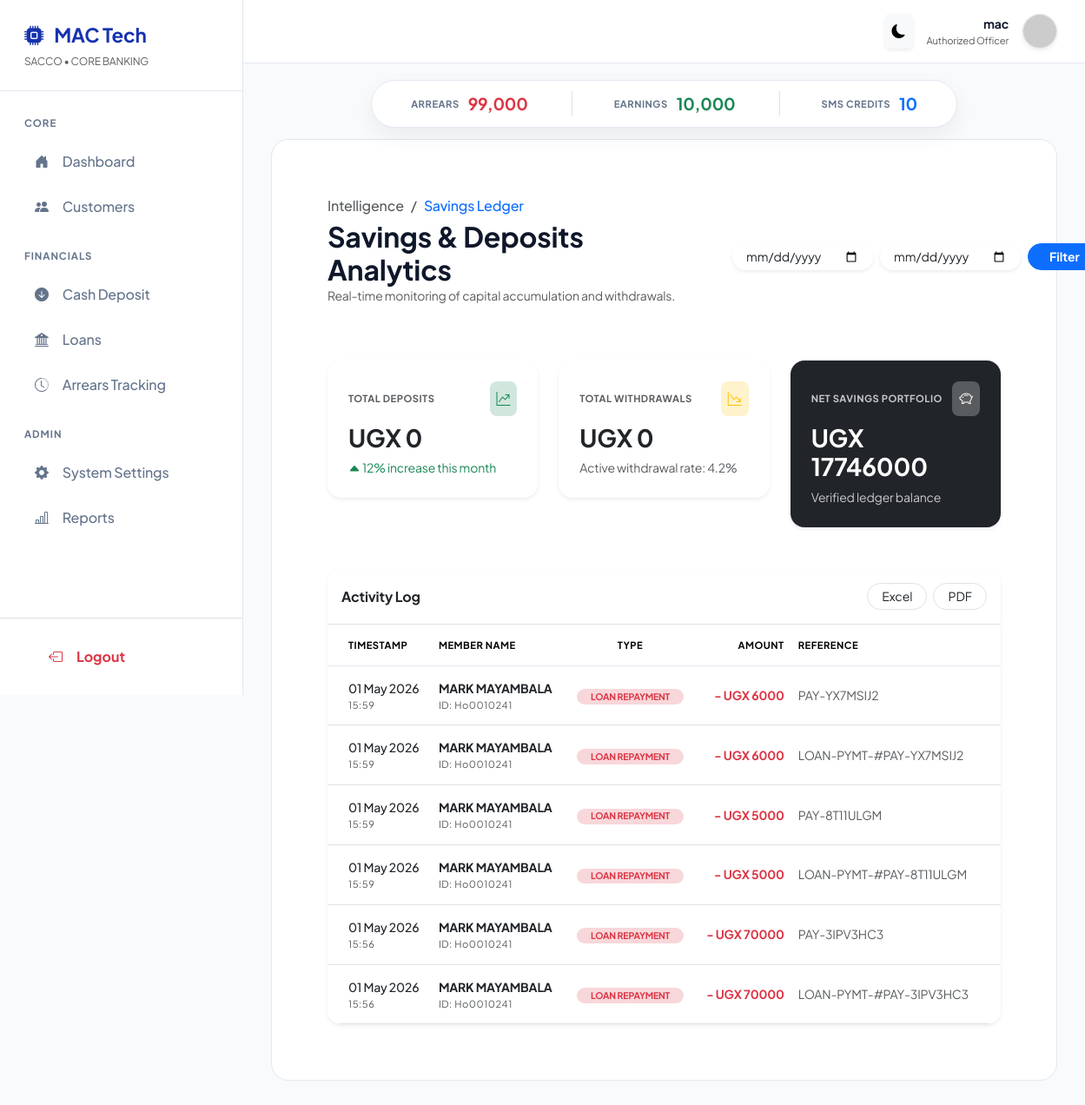
The app's page /reports/savings/ (signed in) with its own data.
### finance/models.py (models this page shows)
class Transaction(models.Model):
    T_TYPES = (
        ('deposit', 'Deposit'),
        ('withdrawal', 'Withdrawal'),
        ('disbursement', 'Loan Disbursement'), # Money added to savings from a loan
        ('repayment', 'Loan Repayment'),       # Money taken from savings to pay loan
        ('penalty', 'Penalty')
    )
    member = models.ForeignKey(Member, on_delete=models.CASCADE)
    amount = models.DecimalField(max_digits=12, decimal_places=2)
    type = models.CharField(max_length=20, choices=T_TYPES)
    timestamp = models.DateTimeField(auto_now_add=True)
    reference = models.CharField(max_length=100, blank=True, null=True)

### members/models.py (models this page shows, shortened)
class Member(models.Model):
    GENDER_CHOICES = [
        ('Male', 'Male'),
        ('Female', 'Female'),
        ('Other', 'Other'),
    ]
    gender = models.CharField(
        max_length=10,
        choices=GENDER_CHOICES,
        default='Male'
    )
    member_number = models.CharField(max_length=20, unique=True)
    first_name = models.CharField(max_length=50)
    last_name = models.CharField(max_length=50)
    phone_number = models.CharField(max_length=15)
    email = models.EmailField(blank=True, null=True)
    dob = models.DateField(blank=True, null=True, verbose_name="Date of Birth")
    nin = models.CharField(
        max_length=20,
        blank=True,
        null=True,
        unique=True,
        verbose_name="National ID Number (NIN)"
    )
    card_number = models.CharField(
        max_length=30,
        blank=True,
        null=True,
        verbose_name="Membership Card Number"
    )
    alternative_phone = models.CharField(
        max_length=15,
        blank=True,
        null=True,
        verbose_name="Alternative Phone Number"
    )
    physical_address = models.TextField(
        blank=True,
        null=True,
        verbose_name="Physical Address / Residence"
    )
    village = models.CharField(max_length=100, blank=True, null=True)
    parish = models.CharField(max_length=100, blank=True, null=True)
    district = models.CharField(max_length=100, blank=True, null=True)
    photo = models.ImageField(upload_to='members/photos/', blank=True, null=True)
    id_front = models.ImageField(upload_to='members/ids/', blank=True, null=True)
    signature = models.ImageField(upload_to='members/signatures/', blank=True, null=True)
    date_joined = models.DateField(auto_now_add=True)
    class Meta:
        ordering = ['member_number']

### finance/views.py (the view)
# urls.py: path('reports/savings/', views.savings_report, name='savings_report'),
def savings_report(request):
    start_date = request.GET.get('start_date')
    end_date = request.GET.get('end_date')
    txs = Transaction.objects.select_related('member')
    if start_date:
        txs = txs.filter(timestamp__date__gte=start_date)
    if end_date:
        txs = txs.filter(timestamp__date__lte=end_date)
    total_deposits = txs.filter(type='deposit').aggregate(Sum('amount'))['amount__sum'] or Decimal('0')
    total_withdrawals = txs.filter(type='withdrawal').aggregate(Sum('amount'))['amount__sum'] or Decimal('0')
    current_total_savings = SavingsAccount.objects.aggregate(Sum('balance'))['balance__sum'] or Decimal('0')
    context = {
        'transactions': txs.order_by('-timestamp'),
        'total_deposits': total_deposits,
        'total_withdrawals': total_withdrawals,
        'current_total_savings': current_total_savings,
        'net_movement': total_deposits - total_withdrawals,
    }
    return render(request, 'finance/reports/savings_report.html', context)

### finance/models.py (called while the page is built)
    @property
    def remaining_messages(self):
        return int(self.balance // self.cost_per_sms)

### templates/finance/reports/savings_report.html (shortened to what this page needs)
{% extends 'base.html' %}
{% block content %}
<div class="container-fluid px-4 py-4">
    <div class="row mb-5 align-items-center">
        <div class="col-md-7">
            <nav aria-label="breadcrumb">
                <ol class="breadcrumb mb-1 small fw-medium">
                    <li class="breadcrumb-item"><a href="{% url 'reports_dashboard' %}" class="text-muted text-decoration-none">Intelligence</a></li>
                    <li class="breadcrumb-item active text-primary">Savings Ledger</li>
                </ol>
            </nav>
            <h2 class="fw-bold text-slate-900 mb-0">Savings & Deposits Analytics</h2>
            <p class="text-muted small">Real-time monitoring of capital accumulation and withdrawals.</p>
        </div>
        <div class="col-md-5 text-md-end mt-3 mt-md-0">
             <form method="GET" class="d-inline-flex gap-2">
                <input type="date" name="start" class="form-control form-control-sm border-0 shadow-sm rounded-pill px-3" value="{{ request.GET.start }}">
                <input type="date" name="end" class="form-control form-control-sm border-0 shadow-sm rounded-pill px-3" value="{{ request.GET.end }}">
                <button type="submit" class="btn btn-primary btn-sm rounded-pill px-4 fw-bold">Filter</button>
            </form>
        </div>
    </div>
    <div class="row g-4 mb-5">
        <div class="col-md-4">
            <div class="card border-0 shadow-sm rounded-4 p-4 bg-white">
                <div class="d-flex align-items-center justify-content-between mb-2">
                    <small class="text-muted fw-bold text-uppercase extra-small">Total Deposits</small>
                    <div class="p-2 bg-success-subtle rounded-3 text-success">
                        <i class="bi bi-graph-up-arrow"></i>
                    </div>
                </div>
                <h3 class="fw-bold text-dark mb-0">UGX {{ total_deposits|floatformat:0 }}</h3>
                <div class="mt-2 small text-success">
                    <i class="bi bi-caret-up-fill"></i> 12% increase this month
                </div>
            </div>
        </div>
        <div class="col-md-4">
            <div class="card border-0 shadow-sm rounded-4 p-4 bg-white">
                <div class="d-flex align-items-center justify-content-between mb-2">
                    <small class="text-muted fw-bold text-uppercase extra-small">Total Withdrawals</small>
                    <div class="p-2 bg-warning-subtle rounded-3 text-warning">
                        <i class="bi bi-graph-down-arrow"></i>
                    </div>
                </div>
                <h3 class="fw-bold text-dark mb-0">UGX {{ total_withdrawals|floatformat:0 }}</h3>
                <div class="mt-2 small text-muted">Active withdrawal rate: 4.2%</div>
            </div>
        </div>
        <div class="col-md-4">
            <div class="card border-0 shadow-sm rounded-4 p-4 bg-dark text-white">
                <div class="d-flex align-items-center justify-content-between mb-2">
                    <small class="opacity-75 fw-bold text-uppercase extra-small">Net Savings Portfolio</small>
                    <div class="p-2 bg-white bg-opacity-25 rounded-3">
                        <i class="bi bi-piggy-bank"></i>
                    </div>
                </div>
                <h3 class="fw-bold mb-0">UGX {{ current_total_savings|floatformat:0 }}</h3>
                <div class="mt-2 small opacity-75">Verified ledger balance</div>
            </div>
        </div>
    </div>
    <div class="card border-0 shadow-sm rounded-4 overflow-hidden">
        <div class="card-header bg-white py-3 border-bottom d-flex justify-content-between align-items-center">
            <h6 class="fw-bold mb-0">Activity Log</h6>
            <div class="btn-group">
                <button class="btn btn-sm btn-outline-light text-dark border rounded-pill px-3 me-2" onclick="$('.buttons-excel').click()">Excel</button>
                <button class="btn btn-sm btn-outline-light text-dark border rounded-pill px-3" onclick="$('.buttons-pdf').click()">PDF</button>
            </div>
        </div>
        <div class="table-responsive">
            <table id="savingsTable" class="table table-hover align-middle mb-0">
                <thead class="bg-slate-50 text-uppercase fw-bold extra-small text-muted">
                    <tr>
                        <th class="ps-4">Timestamp</th>
                        <th>Member Name</th>
                        <th class="text-center">Type</th>
                        <th class="text-end">Amount</th>
                        <th class="pe-4">Reference</th>
                    </tr>
                </thead>
                <tbody class="small">
                    {% for tx in transactions %}
                    <tr>
                        <td class="ps-4">
                            <div class="fw-medium text-dark">{{ tx.timestamp|date:"d M Y" }}</div>
                            <div class="extra-small text-muted">{{ tx.timestamp|date:"H:i" }}</div>
                        </td>
                        <td>
                            <div class="fw-bold text-dark">{{ tx.member.first_name }} {{ tx.member.last_name }}</div>
                            <div class="extra-small text-muted">ID: {{ tx.member.member_number }}</div>
                        </td>
                        <td class="text-center">
                            <span class="badge {% if tx.type == 'deposit' %}bg-success-subtle text-success{% else %}bg-danger-subtle text-danger{% endif %} rounded-pill px-3">
                                {{ tx.get_type_display|upper }}
                            </span>
                        </td>
                        <td class="text-end fw-bold {% if tx.type == 'deposit' %}text-dark{% else %}text-danger{% endif %}">
                            {% if tx.type == 'deposit' %}+{% else %}-{% endif %} UGX {{ tx.amount|floatformat:0 }}
                        </td>
                        <td class="pe-4">
                            <span class="text-muted">{{ tx.reference|default:"--" }}</span>
                        </td>
                    </tr>
                    {% endfor %}
                </tbody>
            </table>
        </div>
    </div>
</div>
{% endblock %}

### templates/base.html (shortened to what this page needs)
{% load static %}
{% load humanize %}
<!DOCTYPE html>
<html lang="en" data-theme="light">
<head>
    <link href="https://cdn.jsdelivr.net/npm/bootstrap@5.3.3/dist/css/bootstrap.min.css" rel="stylesheet">
    <link rel="stylesheet" href="https://cdn.jsdelivr.net/npm/bootstrap-icons@1.11.3/font/bootstrap-icons.min.css">
</head>
<body>
    <aside id="sidebar">
        <div class="sidebar-header">
            <div class="logo">
                <i class="bi bi-cpu-fill"></i>
                <span>MAC Tech</span>
            </div>
            <small class="text-muted d-block mt-1" style="font-size: 0.75rem;">SACCO • CORE BANKING</small>
        </div>
        <div class="flex-grow-1 overflow-auto py-2">
            <div class="nav-section">Core</div>
            <a href="{% url 'dashboard' %}" class="nav-link {% if request.resolver_match.url_name == 'dashboard' %}active{% endif %}">
                <i class="bi bi-house-door-fill"></i> Dashboard
            </a>
            <a href="{% url 'customer_list' %}" class="nav-link {% if 'member' in request.path or 'customer' in request.path %}active{% endif %}">
                <i class="bi bi-people-fill"></i> Customers
            </a>
            <div class="nav-section">Financials</div>
            <a href="#" class="nav-link">
                <i class="bi bi-arrow-down-circle-fill"></i> Cash Deposit
            </a>
            <a href="{% url 'loan_list' %}" class="nav-link {% if 'loan' in request.path %}active{% endif %}">
                <i class="bi bi-bank2"></i> Loans
            </a>
            <a href="{% url 'arrears_report' %}" class="nav-link">
                <i class="bi bi-clock-history"></i> Arrears Tracking
            </a>
            <div class="nav-section">Admin</div>
            <a href="{% url 'admin:index' %}" class="nav-link">
                <i class="bi bi-gear-fill"></i> System Settings
            </a>
            <a href="{% url 'reports_dashboard' %}" class="nav-link">
                <i class="bi bi-bar-chart-line"></i> Reports
            </a>
        </div>
        <div class="mt-auto p-3 border-top">
            <form method="post" action="{% url 'account_logout' %}">
                <button type="submit" class="nav-link text-danger border-0 bg-transparent w-100 fw-bold">
                    <i class="bi bi-box-arrow-left"></i> Logout
                </button>
            </form>
        </div>
    </aside>
    <div id="main">
        <nav class="top-navbar d-flex justify-content-between align-items-center">
            <div class="ms-auto d-flex align-items-center gap-3">
                <button id="theme-toggle" class="btn btn-light border-0 shadow-sm p-2">
                    <i class="bi bi-moon-fill"></i>
                </button>
                <div class="text-end d-none d-md-block">
                    <div class="fw-bold small">{{ request.user.username }}</div>
                    <div class="text-muted" style="font-size: 0.7rem;">Authorized Officer</div>
                </div>
                <img src="https://ui-avatars.com/api/?name={{ request.user.username }}&background=1632af&color=fff" width="40" class="rounded-circle shadow-sm border">
            </div>
        </nav>
        <div class="stat-command-bar">
            <div class="glass-stats">
                <div class="stat-item">
                    <div class="stat-label">Arrears</div>
                    <div class="stat-val text-danger">{{ total_arrears|default:"0"|intcomma }}</div>
                </div>
                <div class="stat-item border-start ps-5">
                    <div class="stat-label">Earnings</div>
                    <div class="stat-val text-success">{{ total_profit|default:"0"|intcomma }}</div>
                </div>
                <div class="stat-item border-start ps-5">
                    <div class="stat-label">SMS Credits</div>
                    <div class="stat-val text-primary">{{ sms_credits|default:"1,240" }}</div>
                </div>
            </div>
        </div>
        <main class="app-content">
            <div class="content-card">
                {% block content %}{% endblock %}
            </div>
        </main>
    </div>
</body>
</html>

### templates/base.html (style rules this page uses)
:root { --brand-cobalt: #1632af; --sidebar-bg: #ffffff; --bg: #f8fafc; --border-color: #e2e8f0; --text-primary: #0f172a; --text-secondary: #64748b; --card-bg: #ffffff; --hover-bg: #f1f5f9; }
body { font-family: 'Plus Jakarta Sans', sans-serif; background: var(--bg); color: var(--text-primary); letter-spacing: -0.011em; }
#sidebar { width: 280px; height: 100vh; position: fixed; background: var(--sidebar-bg); border-right: 1px solid var(--border-color); z-index: 1050; display: flex; flex-direction: column; }
.sidebar-header { padding: 1.5rem 1.75rem; border-bottom: 1px solid var(--border-color); }
.logo { display: flex; align-items: center; gap: 12px; font-weight: 700; font-size: 1.4rem; color: var(--brand-cobalt); }
.nav-link { color: var(--text-secondary); padding: 12px 1.75rem; margin: 4px 12px; border-radius: 12px; font-weight: 500; display: flex; align-items: center; gap: 16px; transition: 0.2s; }
.nav-section { padding: 1.25rem 1.75rem 0.5rem; font-size: 0.72rem; font-weight: 700; text-transform: uppercase; letter-spacing: 0.08em; color: var(--text-secondary); }
#main { margin-left: 280px; min-height: 100vh; }
.top-navbar { background: var(--sidebar-bg); border-bottom: 1px solid var(--border-color); padding: 1rem 2rem; position: sticky; top: 0; z-index: 1000; }
.stat-command-bar { position: sticky; top: 76px; z-index: 999; display: flex; justify-content: center; padding: 1rem 0; }
.glass-stats { background: var(--card-bg); border: 1px solid var(--border-color); border-radius: 9999px; padding: 12px 45px; display: flex; gap: 50px; box-shadow: 0 10px 25px rgba(0, 0, 0, 0.06); }
.stat-item { display: flex; align-items: center; gap: 10px; }
.stat-label { font-size: 0.7rem; font-weight: 700; color: var(--text-secondary); text-transform: uppercase; letter-spacing: 0.5px; }
.stat-val { font-size: 1.2rem; font-weight: 700; }
.content-card { background: var(--card-bg); border: 1px solid var(--border-color); border-radius: 20px; padding: 2.5rem; margin: 0 2rem 2rem 2rem; }

### templates/finance/reports/savings_report.html (style rules this page uses)
.bg-slate-50 { background-color: #f8fafc; }
.extra-small { font-size: 0.7rem; letter-spacing: 0.5px; }
.table thead th { padding-top: 15px; padding-bottom: 15px; border-bottom: 1px solid #e2e8f0; }
.table tbody td { padding-top: 15px; padding-bottom: 15px; }

### records on screen
Transaction: timestamp "01 May 2026", timestamp "15:59", member.first_name "MARK", member.last_name "MAYAMBALA", member.member_number "Ho0010241", type "LOAN REPAYMENT", amount "6000", reference "PAY-YX7MSIJ2"
Transaction: timestamp "01 May 2026", timestamp "15:59", member.first_name "MARK", member.last_name "MAYAMBALA", member.member_number "Ho0010241", type "LOAN REPAYMENT", amount "6000", reference "LOAN-PYMT-#PAY-YX7MSIJ2"
Transaction: timestamp "01 May 2026", timestamp "15:59", member.first_name "MARK", member.last_name "MAYAMBALA", member.member_number "Ho0010241", type "LOAN REPAYMENT", amount "5000", reference "PAY-8T11ULGM"
Transaction: timestamp "01 May 2026", timestamp "15:59", member.first_name "MARK", member.last_name "MAYAMBALA", member.member_number "Ho0010241", type "LOAN REPAYMENT", amount "5000", reference "LOAN-PYMT-#PAY-8T11ULGM"
Transaction: timestamp "01 May 2026", timestamp "15:56", member.first_name "MARK", member.last_name "MAYAMBALA", member.member_number "Ho0010241", type "LOAN REPAYMENT", amount "70000", reference "PAY-3IPV3HC3"
Transaction: timestamp "01 May 2026", timestamp "15:56", member.first_name "MARK", member.last_name "MAYAMBALA", member.member_number "Ho0010241", type "LOAN REPAYMENT", amount "70000", reference "LOAN-PYMT-#PAY-3IPV3HC3"

### other values on screen
{{ request.user.username }} "mac"
{{ total_arrears|default:"0"|intcomma }} "99,000"
{{ total_profit|default:"0"|intcomma }} "10,000"
{{ sms_credits|default:"1,240" }} "10"
{{ total_deposits|floatformat:0 }} "0"
{{ total_withdrawals|floatformat:0 }} "0"
{{ current_total_savings|floatformat:0 }} "17746000"
